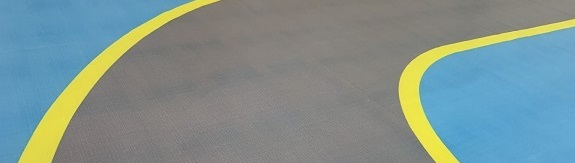
#> input picture turn.jpg, 575 x 163 px
$ python middle_lane.py
#> lines starting #> are read from the running program, lines starting #| are printed output that depends on the picture; after the words box and inside, x2 and y2 are one past the last pixel; in counts of white or black regions, pixels touching at a corner belong together; long printed decimals are rounded
from re import X
from turtle import width
import cv2
from cv2 import circle
import numpy as np
import matplotlib.pyplot as plt

min_line_len = 20  # 线的最小长度
max_line_gap = 40  # 线段之间最大允许间隙
slope_threshold_min = 0.2  # 斜率检测参数
slope_threshold_max = 10
distance_threshold = 5  # 间距参数
exc_time = [-1.0, -1.0]

rho = 1  # 霍夫变换参数
theta = np.pi / 180
threshold = 15


####################################################################################################################
# 划分左右车道
def choose_lines(lines, slope_threshold_min, slope_threshold_max):
    left_lines, right_lines = [], []
    k=0
    for line in lines:
        for x1, y1, x2, y2 in line:
            if x1 != x2:
                k = float(y1 - y2) / (x1 - x2)
                if abs(k) < slope_threshold_max and abs(k) > slope_threshold_min:
                    if k < 0:
                        if ((x1 + x2)/2) > 200:
                            continue
                        left_lines.append(line)
                    elif k > 0:
                        right_lines.append(line)
                else:
                    continue

    return left_lines, right_lines, k


def get_lane_info(input_roi_edges, input_cv_img):
    h = input_roi_edges.shape[0]
    lines = hough_lines(input_roi_edges, rho, theta, threshold, min_line_len, max_line_gap)
    drawing = np.zeros((input_cv_img.shape[0], input_cv_img.shape[1], 3), dtype=np.uint8)

    left_results, right_results, middle_results = [], [], []
    k=0
    if lines is not None:
        left_lines, right_lines, k = choose_lines(lines, slope_threshold_min, slope_threshold_max)
        if len(left_lines) > 0:
            #select_points(h, left_lines, distance_threshold)

            left_points = [(x1, y1) for line in left_lines for x1, y1, x2, y2 in line]
            left_points = left_points + [(x2, y2) for line in left_lines for x1, y1, x2, y2 in line]
            left_results = least_squares_fit(left_points, 0, input_cv_img.shape[0])

            #cv2.line(drawing, left_results[0], left_results[1], (0, 0, 255), 4)  # 红色

        if len(right_lines) > 0:
            #select_points(h, right_lines, distance_threshold)

            right_points = [(x1, y1) for line in right_lines for x1, y1, x2, y2 in line]
            right_points = right_points + [(x2, y2) for line in right_lines for x1, y1, x2, y2 in line]
            right_results = least_squares_fit(right_points, 0, input_cv_img.shape[0])

            #cv2.line(drawing, right_results[0], right_results[1], (0, 255, 0), 4)  # 绿色

        result = None
        #result = cv2.addWeighted(input_cv_img, 0.5, drawing, 0.5, 0)
    else:
        result = input_cv_img

    #cv2.putText(result, str("k: %.3f"%k), (20, 20), cv2.FONT_HERSHEY_SIMPLEX,1, (0, 255, 0),2)

    return result, left_results, right_results

def get_turn_error(input_cv_img, left_results, right_results):
    global conner_flag
    global cnt_sensor
    global start_cnt
    global start_x

    height = input_cv_img.shape[0]  # HWC rows cols C
    width = input_cv_img.shape[1]  # HWC rows cols C


    if len(left_results) > 0 and len(right_results) > 0:
        X = (left_results[1][0] + right_results[1][0]) / 2

        Turn_error = (width / 2 - X)*0.90
    # 只有右线-----左转
    elif len(left_results) == 0 and len(right_results) != 0:
        X_top = right_results[0][0]
        X_bottom = (height - right_results[0][1]) * (right_results[0][0] - right_results[1][0])/(right_results[0][1] - right_results[1][1]) + right_results[0][0]
        X = (X_top - 80) / 2 + (X_bottom -220) / 2
        Turn_error = (width / 2 - X)  # Turn left

    # 只有左线-----右转
    elif len(right_results) == 0 and len(left_results) != 0:
        X_top = left_results[0][0]
        X_bottom = (height - left_results[0][1]) * (left_results[0][0] - left_results[1][0])/(left_results[0][1] - left_results[1][1]) + left_results[0][0]
        X = (X_top + 80) / 2 + (X_bottom + 220) / 2
        Turn_error = (width / 2 - X)*0.84  # negative(Turn right)

    else:
        X = 0
        Turn_error = 0

    return Turn_error

# 在图像中选出最密集的直线，删除零散的直线
def select_points(rows, line_list, distance_threshold):
    max_count = 0
    xmin_points = [(x2 - x1) / (y2 - y1) * (rows - y1) + x1 for line in line_list for x1, y1, x2, y2 in line]
    standard_num = xmin_points[0]
    for i in range(0, len(xmin_points), 1):
        count = 0
        for points in xmin_points:
            if xmin_points[i] - distance_threshold < points < xmin_points[i] + distance_threshold:
                count = count + 1
        if count > max_count:
            standard_num = xmin_points[i]
            max_count = count
    list_del_index = []
    for i in range(0, len(xmin_points), 1):
        if xmin_points[i] < standard_num - distance_threshold or xmin_points[i] > standard_num + distance_threshold:
            list_del_index.append(i)
    counter = 0
    if len(list_del_index) > 0:
        for index in list_del_index:
            index = index - counter
            line_list.pop(index)
            counter += 1

# 最小二乘法拟合
def least_squares_fit(point_list, ymin, ymax):
    x = [p[0] for p in point_list]
    y = [p[1] for p in point_list]

    # polyfit第三个参数为拟合多项式的阶数，所以1代表线性
    fit = np.polyfit(y, x, 1)
    fit_fn = np.poly1d(fit)  # 获取拟合的结果

    xmin = int(fit_fn(ymin))
    xmax = int(fit_fn(ymax))

    return [(xmin, ymin), (xmax, ymax)]

# 统计概率霍夫直线变换
def hough_lines(img, rho, theta, threshold, min_line_len, max_line_gap):
    lines = cv2.HoughLinesP(img, rho, theta, threshold,
                            minLineLength=min_line_len, maxLineGap=max_line_gap)
    return lines

################################################################################################################


H_min = 22  # HSV提取
H_max = 100#74
S_min = 100
S_max = 255
V_min = 0
V_max = 255

colorLow = np.array([H_min, S_min, V_min])
colorHigh = np.array([H_max, S_max, V_max])
hsv_image = cv2.imread("turn.jpg", flags=1)  # flags=1 读取彩色图像(BGR)
#> hsv_image is the input picture: shape (163, 575, 3); mean B, G, R 144.5, 145.9, 126.9
hsv_image_orin = cv2.imread("turn.jpg", flags=1)
hsv_image_orin = cv2.cvtColor(hsv_image_orin,cv2.COLOR_BGR2RGB)
frame_binary = cv2.inRange(hsv_image, colorLow, colorHigh)  # 图像二值化
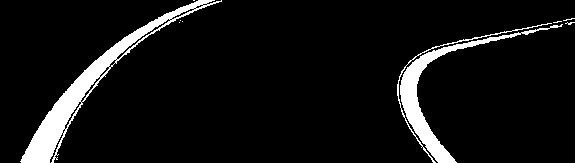
#> frame_binary: shape (163, 575); 7.2% white; 10 white regions (7 under 20 px), largest, box (x1, y1, x2, y2) and area: (20, 0, 222, 163) 3935, (400, 24, 563, 163) 2417, (397, 23, 552, 163) 361

# 11.12 霍夫变换直线检测
#img = cv2.imread("turn-HSV_inRange.jpg", flags=1)  # flags=1 读取为彩色图像
img = frame_binary
height = img.shape[0]
#> height = 163
weidth = img.shape[1]
#> weidth = 575
#imgGray = cv2.cvtColor(img,cv2.COLOR_BGR2GRAY)
imgGray = frame_binary
hImg, wImg = imgGray.shape
#> hImg = 163; wImg = 575

# Canny 边缘检测， kSize 为高斯核大小，t1, t2为阈值大小
ratio, low = 3, 120
imgGauss = cv2.GaussianBlur(imgGray, (5, 5), 0)
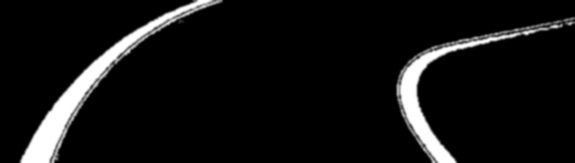
#> imgGauss: shape (163, 575); min 0, max 255, mean 18.4
imgCanny = cv2.Canny(imgGauss, low, low*ratio)
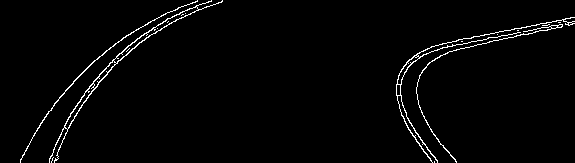
#> imgCanny: shape (163, 575); 2.1% white in thin lines or dots
pEdge = np.where(imgCanny==255)  # 所有的边缘像素
#> pEdge = 1955 positions, rows 0 to 162, columns 20 to 574
print(hImg, wImg, imgCanny.max(), imgCanny.min(), len(pEdge[0]))
#| 163 575 255 0 1955


left_results, right_results, middle_results = [], [], []
roi_edges = img
cv_image = img


result, left_results, right_results = get_lane_info(imgCanny, cv_image)
#> in hough_lines, `lines = cv2.HoughLinesP(img, rho, theta, threshold, minLineLength=min_..`: lines = 50 rows, first 6: [407, 61, 574, 23], [80, 99, 167, 12], [53, 150, 128, 34], [414, 55, 563, 21], [442, 43, 574, 17], [85, 91, 161, 15]
#> the loop in choose_lines, `for line in lines:` made 50 passes
#> line on passes 1 to 12: [[407, 61, 574, 23]], [[80, 99, 167, 12]], [[53, 150, 128, 34]], [[414, 55, 563, 21]], [[442, 43, 574, 17]], [[85, 91, 161, 15]], [[89, 65, 199, 9]], [[20, 161, 42, 120]], [[158, 24, 199, 4]], [[404, 121, 431, 161]], [[526, 31, 573, 21]], [[49, 158, 131, 32]]
#> after the loop in choose_lines, `for line in lines:`: left_lines = 24 items, first 6: [[80, 99, 167, 12]], [[53, 150, 128, 34]], [[85, 91, 161, 15]], [[89, 65, 199, 9]], [[20, 161, 42, 120]], [[158, 24, 199, 4]]; right_lines = [[[404, 121, 431, 161]], [[399, 108, 437, 160]], [[398, 75, 443, 147]], [[401, 114, 437, 162]], [[397, 83, 456, 161]], [[396, 88, 416, 141]], [[399, 75, 446, 150]], [[401, 115, 431, 160]], [[396, 92, 401, 113]], [[399, 95, 423, 151]], [[411, 63, 426, 146]]]
#> in get_lane_info, `left_lines, right_lines, k = choose_lines(lines, slope_threshold_min, ..`: k = 5.53
#> in get_lane_info, `left_points = [(x1, y1) for line in left_lines for x1, y1, x2, y2 in l..`: left_points = [(80, 99), (53, 150), (85, 91), (89, 65), (20, 161), (158, 24), (49, 158), (48, 111), (122, 38), (74, 80), (55, 144), (88, 66), (147, 23), (77, 103), (49, 160), (94, 80), (74, 108), (40, 124), (52, 158), (133, 31), (132, 42), (97, 86), (133, 42), (54, 160)]
#> in get_lane_info, `left_points = left_points + [(x2, y2) for line in left_lines for x1, y..`: left_points = 48 pairs, first value 20 to 221, second value 0 to 161
#> in least_squares_fit, `x = [p[0] for p in point_list]`: x = 48 values, max 221 at index 32, min 20 at index 4, mean 112.8
#> in least_squares_fit, `y = [p[1] for p in point_list]`: y = 48 values, max 161 at index 4, min 0 at index 33, mean 69.4
#> in least_squares_fit, `fit = np.polyfit(y, x, 1)`: fit = [-0.968, 180]
#> in least_squares_fit, `xmin = int(fit_fn(ymin))`: xmin = 179
#> in least_squares_fit, `xmax = int(fit_fn(ymax))`: xmax = 22
#> in get_lane_info, `left_results = least_squares_fit(left_points, 0, input_cv_img.shape[0])`: left_results = [(179, 0), (22, 163)]
#> in get_lane_info, `right_points = [(x1, y1) for line in right_lines for x1, y1, x2, y2 in..`: right_points = [(404, 121), (399, 108), (398, 75), (401, 114), (397, 83), (396, 88), (399, 75), (401, 115), (396, 92), (399, 95), (411, 63)]
#> in get_lane_info, `right_points = right_points + [(x2, y2) for line in right_lines for x1..`: right_points = [(404, 121), (399, 108), (398, 75), (401, 114), (397, 83), (396, 88), (399, 75), (401, 115), (396, 92), (399, 95), (411, 63), (431, 161), (437, 160), (443, 147), (437, 162), (456, 161), (416, 141), (446, 150), (431, 160), (401, 113), (423, 151), (426, 146)]
#> in get_lane_info, `right_results = least_squares_fit(right_points, 0, input_cv_img.shape[..`: right_results = [(356, 0), (435, 163)]
#> left_results = [(179, 0), (22, 163)]; right_results = [(356, 0), (435, 163)]

print("left_results = ",left_results)
#| left_results =  [(179, 0), (22, 163)]
print("right_results = ",right_results)
#| right_results =  [(356, 0), (435, 163)]
cv2.line(hsv_image, left_results[0],left_results[1], (0, 0, 255),10)  # 绘制直线
cv2.line(hsv_image, right_results[0],right_results[1], (0, 0, 255),10)
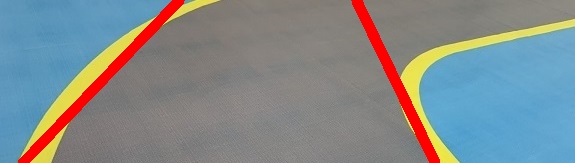
#> hsv_image: shape (163, 575, 3); mean B, G, R 139.8, 137.9, 130.4

Turn_error = get_turn_error(cv_image, left_results, right_results)
#> in get_turn_error, `X = (left_results[1][0] + right_results[1][0]) / 2`: X = 228.5
#> in get_turn_error, `Turn_error = (width / 2 - X)*0.90`: Turn_error = 53.1
#> Turn_error = 53.1
X = (left_results[0][0] + right_results[0][0]) / 2
#> X = 267.5

#cv2.circle(hsv_image,(int(X),int(height/2)),10,(0, 0, 255),-1,)

print("img_shape = ",height,weidth)
#| img_shape =  163 575
print("center_point = ",int(X),int(weidth/2))
#| center_point =  267 287
print("Turn error = ",Turn_error)
#| Turn error =  53.1

plt.figure(figsize=(9, 5))
plt.subplot(131), plt.title("Origin"), plt.imshow(hsv_image_orin, cmap='gray'), plt.axis('off')
plt.subplot(132), plt.title("Hough"), plt.imshow(cv2.cvtColor(hsv_image, cv2.COLOR_RGB2BGR)), plt.axis('off')
plt.tight_layout()
plt.show()
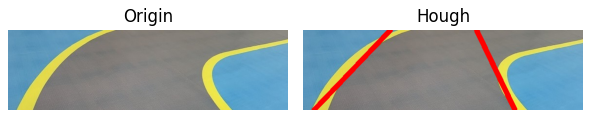
#> figure drawn by matplotlib, 2 panels

$ run again, with 5-20.jpg copied over turn.jpg
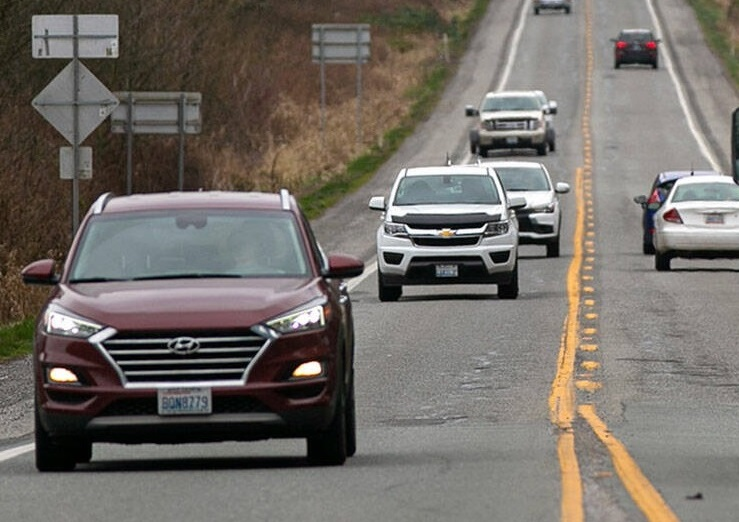
#> input picture 5-20.jpg, 739 x 522 px
#> hsv_image is the input picture: shape (522, 739, 3); mean B, G, R 103.7, 109.7, 115.1
#> `frame_binary = cv2.inRange(hsv_image, colorLow, colorHigh)`:
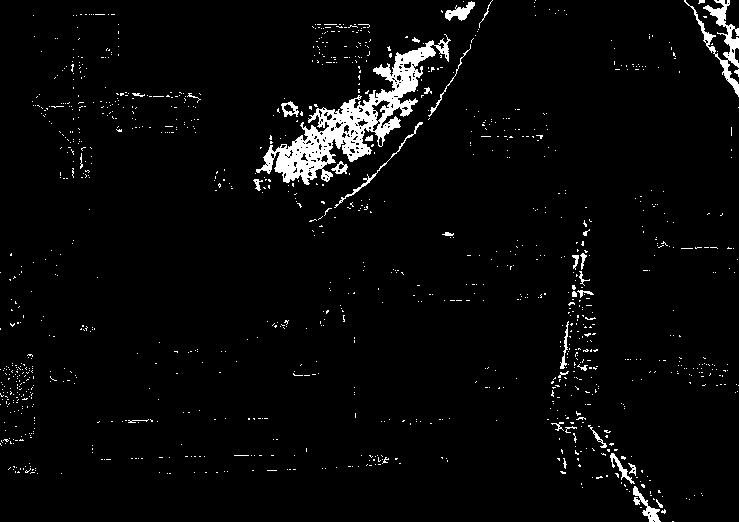
#> frame_binary: shape (522, 739); 3.4% white; 1148 white regions (1112 under 20 px), largest, box (x1, y1, x2, y2) and area: (256, 34, 451, 185) 6597, (684, 0, 739, 97) 1141, (633, 486, 661, 522) 316
#> imgCanny: shape (522, 739); 2.1% white in thin lines or dots
#> pEdge = 8257 positions, rows 0 to 521, columns 0 to 738
#| 522 739 255 0 8257
#> in hough_lines, `lines = cv2.HoughLinesP(img, rho, theta, threshold, minLineLength=min_..`: lines = 294 rows, first 6: [39, 105, 86, 105], [306, 184, 490, 0], [566, 419, 663, 513], [286, 102, 436, 109], [298, 206, 484, 20], [283, 179, 470, 11]
#> the loop in choose_lines, `for line in lines:` made 294 passes
#> after the loop in choose_lines, `for line in lines:`: left_lines = [[[43, 111, 126, 91]], [[80, 167, 85, 146]], [[1, 394, 56, 380]], [[74, 177, 82, 146]], [[22, 399, 57, 381]], [[79, 167, 84, 146]], [[21, 397, 31, 354]]]; right_lines = 81 items, first 6: [[566, 419, 663, 513]], [[558, 377, 646, 508]], [[554, 376, 645, 510]], [[552, 380, 648, 518]], [[687, 1, 726, 80]], [[550, 381, 665, 513]]
#> in get_lane_info, `left_lines, right_lines, k = choose_lines(lines, slope_threshold_min, ..`: k = 0
#> in get_lane_info, `left_points = [(x1, y1) for line in left_lines for x1, y1, x2, y2 in l..`: left_points = [(43, 111), (80, 167), (1, 394), (74, 177), (22, 399), (79, 167), (21, 397)]
#> in get_lane_info, `left_points = left_points + [(x2, y2) for line in left_lines for x1, y..`: left_points = [(43, 111), (80, 167), (1, 394), (74, 177), (22, 399), (79, 167), (21, 397), (126, 91), (85, 146), (56, 380), (82, 146), (57, 381), (84, 146), (31, 354)]
#> x = [43, 80, 1, 74, 22, 79, 21, 126, 85, 56, 82, 57, 84, 31]
#> y = [111, 167, 394, 177, 399, 167, 397, 91, 146, 380, 146, 381, 146, 354]
#> fit = [-0.212, 112.4]
#> xmin = 112
#> xmax = 1
#> in get_lane_info, `left_results = least_squares_fit(left_points, 0, input_cv_img.shape[0])`: left_results = [(112, 0), (1, 522)]
#> in get_lane_info, `right_points = [(x1, y1) for line in right_lines for x1, y1, x2, y2 in..`: right_points = 81 pairs, first value 64 to 727, second value 0 to 481
#> in get_lane_info, `right_points = right_points + [(x2, y2) for line in right_lines for x1..`: right_points = 162 pairs, first value 64 to 738, second value 0 to 520
#> in get_lane_info, `right_results = least_squares_fit(right_points, 0, input_cv_img.shape[..`: right_results = [(358, 0), (609, 522)]
#> `result, left_results, right_results = get_lane_info(imgCanny, cv_image)`: left_results = [(112, 0), (1, 522)]; right_results = [(358, 0), (609, 522)]
#| left_results =  [(112, 0), (1, 522)]
#| right_results =  [(358, 0), (609, 522)]
#> in get_turn_error, `X = (left_results[1][0] + right_results[1][0]) / 2`: X = 305
#> in get_turn_error, `Turn_error = (width / 2 - X)*0.90`: Turn_error = 58.05
#> `X = (left_results[0][0] + right_results[0][0]) / 2`: X = 235
#| img_shape =  522 739
#| center_point =  235 369
#| Turn error =  58.050
#> `plt.show()`:
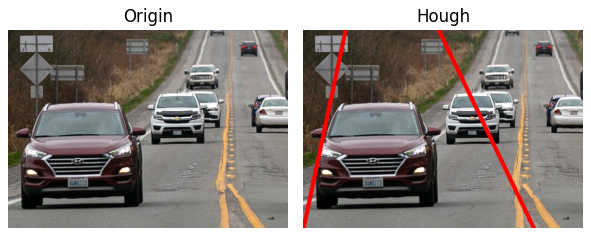
#> figure drawn by matplotlib, 2 panels
